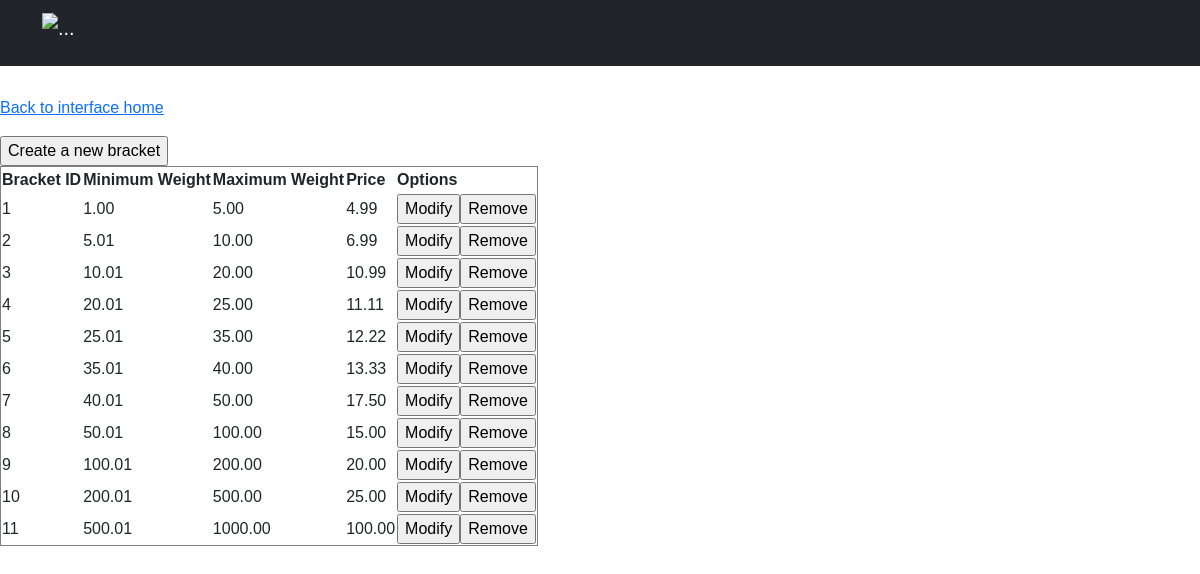
Screenshot of /admin_interface/change_pricing.php with the database file from the repository.
### tables this page shows
CREATE TABLE Shipping (
	id		INT(4)			NOT NULL AUTO_INCREMENT,
	min_weight	FLOAT(9,2)		NOT NULL,
	max_weight	FLOAT(9,2)		NOT NULL,
	price		FLOAT(9,2)	 	NOT NULL,

	PRIMARY KEY(id)
);

### admin_interface/change_pricing.php (the view, shortened to what this page needs)
<?php
include("../credentials.php");
echo "<a href = './view_orders.php'>Back to interface home</a>";
$dsn = "mysql:host=courses;dbname=$username";
try {
	$pdo = new PDO($dsn, $username, $password);
	$pdo->setAttribute(PDO::ATTR_ERRMODE, PDO::ERRMODE_EXCEPTION);
}
catch(PDOException $e) {
	echo "Connection to legacy database failed: ".$e->getMessage();
}
$check_prices = $pdo->query("SELECT * FROM Shipping;");
$rows	      = $check_prices->fetchAll(PDO::FETCH_ASSOC);
echo "<form method = 'POST' action = './create_new_modify_existing.php'>";
echo "<input type = 'submit' name = 'new' value = 'Create a new bracket'>";
echo "</form>";
if(empty($rows)) {
	echo "There are no price brackets set.<p/>";
}
else {
	$brackets = array();
	foreach($rows as $row) {
		$brackets[] = array(
			$row['id'],
			$row['min_weight'],
			$row['max_weight'],
			$row['price']
		);
	}
	echo "<table border = 1 cellspacing = 1>";
	echo "<tr>";
	echo "<th>Bracket ID</th>";
	echo "<th>Minimum Weight</th>";
	echo "<th>Maximum Weight</th>";
	echo "<th>Price</th>";
	echo "<th>Options</th>";
	echo "</tr>";
	for($i = 0; $i < count($brackets); $i++) {
		$id = $brackets[$i][0];
		$min = $brackets[$i][1];
		$max = $brackets[$i][2];
		$price = $brackets[$i][3];
		echo "<tr>";
		echo "<form method = 'POST' action = 'create_new_modify_existing.php'>";
		echo "<td>$id</td><td>$min</td><td>$max</td><td>$price</td>";
		echo "<td><input type = 'submit' name = 'modify' value =
			'Modify'>";
		echo "<input type = 'submit' name = 'remove' value =
			'Remove'></td>";
		echo "</form>";
		echo "</tr>";
	}
	echo "</table>";
}
?>

### rows the page displays
shipping: id "1", min_weight "1.00", max_weight "5.00", price "4.99"
shipping: id "2", min_weight "5.01", max_weight "10.00", price "6.99"
shipping: id "3", min_weight "10.01", max_weight "20.00", price "10.99"
shipping: id "4", min_weight "20.01", max_weight "25.00", price "11.11"
shipping: id "5", min_weight "25.01", max_weight "35.00", price "12.22"
shipping: id "6", min_weight "35.01", max_weight "40.00", price "13.33"
shipping: id "7", min_weight "40.01", max_weight "50.00", price "17.50"
shipping: id "8", min_weight "50.01", max_weight "100.00", price "15.00"
shipping: id "9", min_weight "100.01", max_weight "200.00", price "20.00"
shipping: id "10", min_weight "200.01", max_weight "500.00", price "25.00"
shipping: id "11", min_weight "500.01", max_weight "1000.00", price "100.00"
